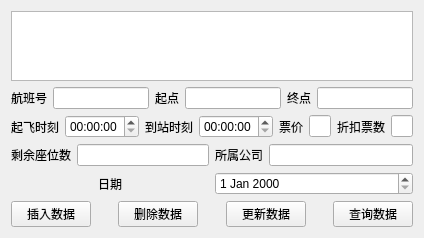
<?xml version="1.0" encoding="UTF-8"?>
<ui version="4.0">
 <class>options</class>
 <widget class="QWidget" name="options">
  <property name="geometry">
   <rect>
    <x>0</x>
    <y>0</y>
    <width>358</width>
    <height>217</height>
   </rect>
  </property>
  <property name="windowTitle">
   <string>管理员窗口</string>
  </property>
  <layout class="QVBoxLayout" name="verticalLayout">
   <item>
    <widget class="QTableView" name="tableView"/>
   </item>
   <item>
    <layout class="QHBoxLayout" name="horizontalLayout_2">
     <item>
      <widget class="QLabel" name="label">
       <property name="text">
        <string>航班号</string>
       </property>
      </widget>
     </item>
     <item>
      <widget class="QLineEdit" name="lineEdit_ID"/>
     </item>
     <item>
      <widget class="QLabel" name="label_6">
       <property name="text">
        <string>起点</string>
       </property>
      </widget>
     </item>
     <item>
      <widget class="QLineEdit" name="lineEdit_src"/>
     </item>
     <item>
      <widget class="QLabel" name="label_7">
       <property name="text">
        <string>终点</string>
       </property>
      </widget>
     </item>
     <item>
      <widget class="QLineEdit" name="lineEdit_des"/>
     </item>
    </layout>
   </item>
   <item>
    <layout class="QHBoxLayout" name="horizontalLayout_6">
     <item>
      <layout class="QHBoxLayout" name="horizontalLayout_4">
       <item>
        <widget class="QLabel" name="label_3">
         <property name="text">
          <string>起飞时刻</string>
         </property>
        </widget>
       </item>
       <item>
        <widget class="QTimeEdit" name="timeEdit_start"/>
       </item>
       <item>
        <widget class="QLabel" name="label_4">
         <property name="text">
          <string>到站时刻</string>
         </property>
        </widget>
       </item>
       <item>
        <widget class="QTimeEdit" name="timeEdit_end"/>
       </item>
      </layout>
     </item>
     <item>
      <layout class="QHBoxLayout" name="horizontalLayout_5">
       <item>
        <widget class="QLabel" name="label_5">
         <property name="text">
          <string>票价</string>
         </property>
        </widget>
       </item>
       <item>
        <widget class="QLineEdit" name="lineEdit_price"/>
       </item>
       <item>
        <widget class="QLabel" name="label_8">
         <property name="text">
          <string>折扣票数</string>
         </property>
        </widget>
       </item>
       <item>
        <widget class="QLineEdit" name="lineEdit_discount"/>
       </item>
      </layout>
     </item>
    </layout>
   </item>
   <item>
    <layout class="QHBoxLayout" name="horizontalLayout_9">
     <item>
      <layout class="QHBoxLayout" name="horizontalLayout_7">
       <item>
        <widget class="QLabel" name="label_9">
         <property name="text">
          <string>剩余座位数</string>
         </property>
        </widget>
       </item>
       <item>
        <widget class="QLineEdit" name="lineEdit_rest"/>
       </item>
      </layout>
     </item>
     <item>
      <layout class="QHBoxLayout" name="horizontalLayout_8">
       <item>
        <widget class="QLabel" name="label_10">
         <property name="text">
          <string>所属公司</string>
         </property>
        </widget>
       </item>
       <item>
        <widget class="QLineEdit" name="lineEdit_comp"/>
       </item>
      </layout>
     </item>
    </layout>
   </item>
   <item>
    <layout class="QHBoxLayout" name="horizontalLayout">
     <item>
      <widget class="QLabel" name="label_2">
       <property name="text">
        <string>日期</string>
       </property>
       <property name="alignment">
        <set>Qt::AlignCenter</set>
       </property>
      </widget>
     </item>
     <item>
      <widget class="QDateEdit" name="dateEdit"/>
     </item>
    </layout>
   </item>
   <item>
    <layout class="QHBoxLayout" name="horizontalLayout_3">
     <item>
      <widget class="QPushButton" name="pushButton_Insert">
       <property name="text">
        <string>插入数据</string>
       </property>
      </widget>
     </item>
     <item>
      <spacer name="horizontalSpacer_3">
       <property name="orientation">
        <enum>Qt::Horizontal</enum>
       </property>
       <property name="sizeHint" stdset="0">
        <size>
         <width>40</width>
         <height>20</height>
        </size>
       </property>
      </spacer>
     </item>
     <item>
      <widget class="QPushButton" name="pushButton_Del">
       <property name="text">
        <string>删除数据</string>
       </property>
      </widget>
     </item>
     <item>
      <spacer name="horizontalSpacer_4">
       <property name="orientation">
        <enum>Qt::Horizontal</enum>
       </property>
       <property name="sizeHint" stdset="0">
        <size>
         <width>40</width>
         <height>20</height>
        </size>
       </property>
      </spacer>
     </item>
     <item>
      <widget class="QPushButton" name="pushButton_Update">
       <property name="text">
        <string>更新数据</string>
       </property>
      </widget>
     </item>
     <item>
      <spacer name="horizontalSpacer_5">
       <property name="orientation">
        <enum>Qt::Horizontal</enum>
       </property>
       <property name="sizeHint" stdset="0">
        <size>
         <width>40</width>
         <height>20</height>
        </size>
       </property>
      </spacer>
     </item>
     <item>
      <widget class="QPushButton" name="pushButton_Search">
       <property name="text">
        <string>查询数据</string>
       </property>
      </widget>
     </item>
    </layout>
   </item>
  </layout>
 </widget>
 <resources/>
 <connections/>
</ui>
